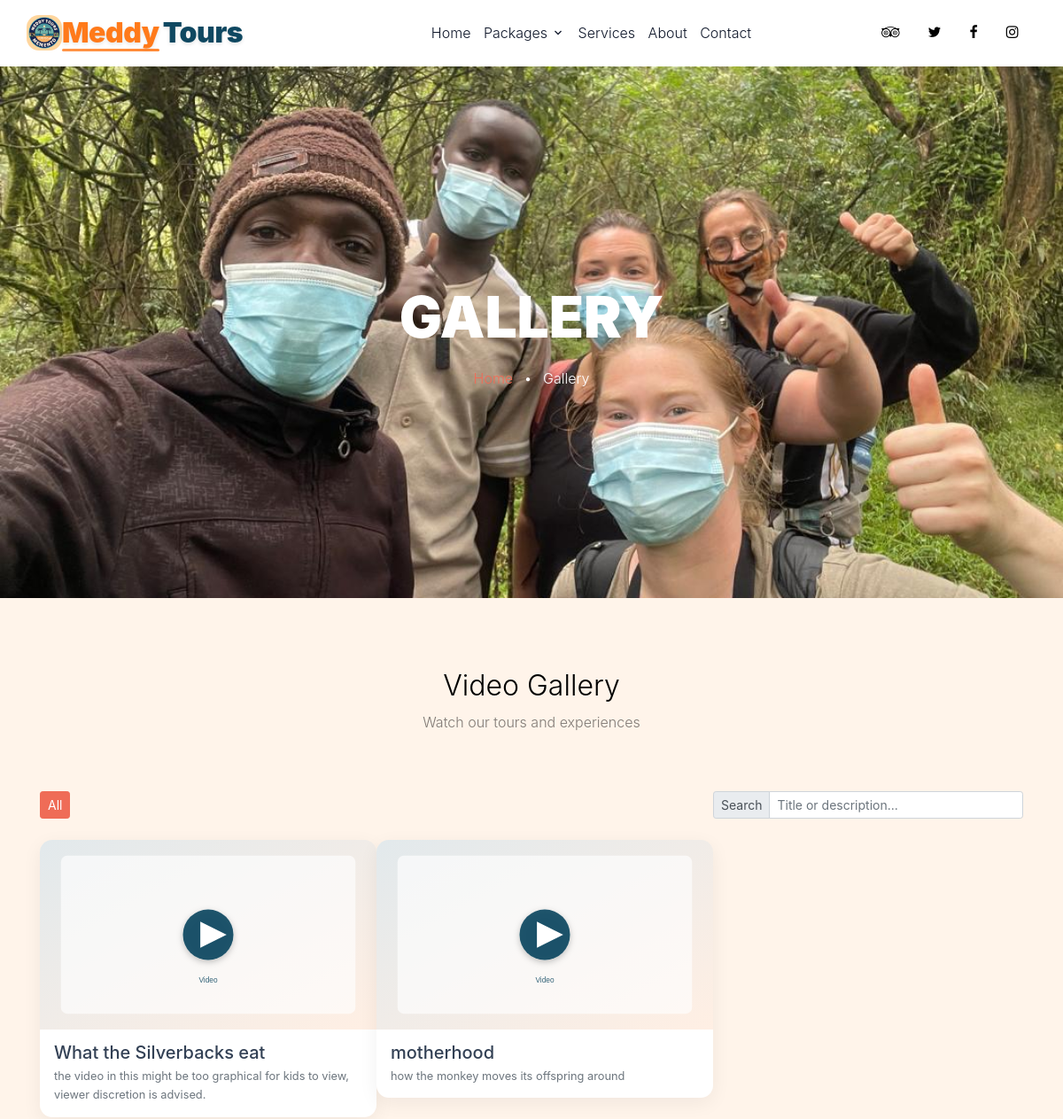
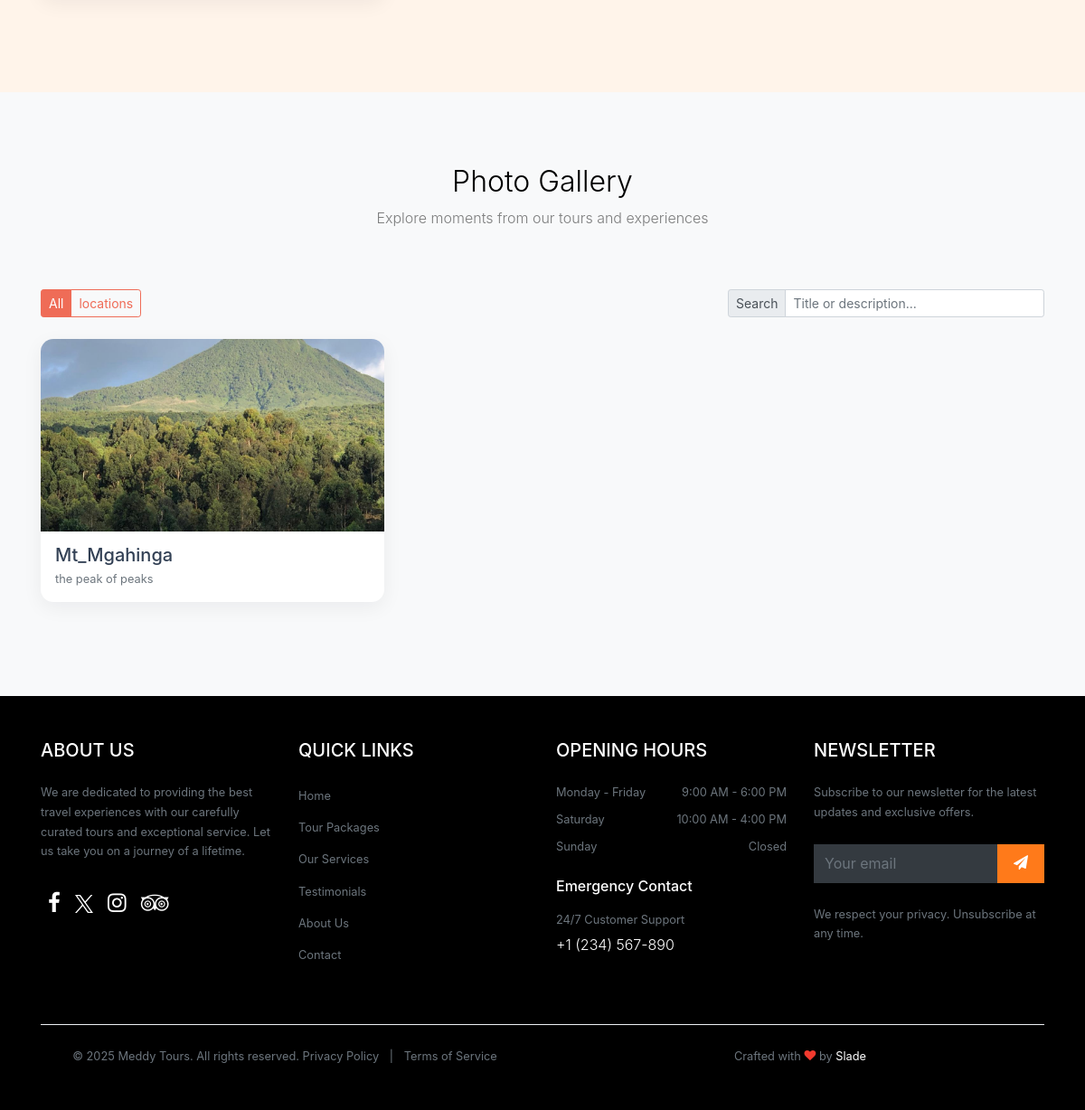
The page /videos.html/ on the database its author committed (2 pictures, top to bottom).
### meddy_tourguides/models.py (models this page shows, shortened)
class Video(models.Model):
    title = models.CharField(max_length=200)
    description = models.TextField(blank=True)
    video_file = models.FileField(upload_to='videos/')
    thumbnail = models.FileField(upload_to='video_thumbs/', blank=True, validators=[FileExtensionValidator(["jpg","jpeg","png","gif","webp"])])
    category = models.CharField(max_length=100, blank=True, null=True)
    created_at = models.DateTimeField(auto_now_add=True)

class Image(models.Model):
    title = models.CharField(max_length=200)
    description = models.TextField(blank=True)
    image = models.FileField(upload_to='gallery_images/', validators=[FileExtensionValidator(["jpg","jpeg","png","gif","webp"])])
    category = models.CharField(max_length=100, blank=True, null=True)
    created_at = models.DateTimeField(auto_now_add=True)
    class Meta:
        ordering = ['-created_at']

### meddy_tourguides/views.py (the view)
# urls.py: path('videos.html/', views.videos, name='videos'),
def videos(request):
    videos = Video.objects.all().order_by('-created_at')
    images = Image.objects.all().order_by('-created_at')
    video_categories = Video.objects.exclude(category__isnull=True).exclude(category='').values_list('category', flat=True).distinct()
    image_categories = Image.objects.exclude(category__isnull=True).exclude(category='').values_list('category', flat=True).distinct()
    all_categories = sorted(list(set(list(video_categories) + list(image_categories))))
    context = {
        'videos': videos,
        'images': images,
        'all_categories': all_categories,
    }
    return render(request, 'videos.html', context)

### templates/videos.html (shortened to what this page needs)
{% load static %}
<!DOCTYPE html>
<html lang="en">
  <head>
    <link rel="stylesheet" href="{% static 'fonts/icomoon/style.css' %}">
    <link rel="stylesheet" href="{% static 'css/bootstrap.min.css' %}">
    <link rel="stylesheet" href="{% static 'css/style.css' %}">
  </head>
  <body>
    <div class="site-wrap">
      <header class="site-navbar py-1" role="banner">
        <div class="container">
          <div class="row align-items-center">
            <div class="col-8 col-xl-3">
              <h1 class="mb-0 site-logo"><a href="{% url 'index' %}" class="h2 mb-0 d-flex align-items-center" aria-label="Meddy Tours"><img src="{% static 'images/logo.jpg' %}" class="img-fluid me-2" alt="Meddy Tours Logo" style="height: 40px; width: auto;"><span class="brand-accent">Meddy</span> <span class="brand-primary">Tours</span></a></h1>
            </div>
            <div class="col-12 col-xl-7 d-none d-xl-block">
              <nav class="site-navigation position-relative text-right text-lg-center" role="navigation">
                <ul class="site-menu js-clone-nav mx-auto d-none d-lg-block">
                  <li>
                    <a href="{% url 'index' %}">Home</a>
                  </li>
                  <li class="has-children">
                    <a href="{% url 'packages' %}">Packages</a>
                  </li>
                  <li><a href="{% url 'services' %}">Services</a></li>
                  <li><a href="{% url 'about' %}">About</a></li>
                  <li><a href="{% url 'contact' %}">Contact</a></li>
                </ul>
              </nav>
            </div>
            <div class="col-4 col-xl-2 text-right">
              <div class="d-none d-xl-inline-block">
                <ul class="site-menu js-clone-nav ml-auto list-unstyled d-flex text-right mb-0" data-class="social">
                  <li>
                    <a href="#" class="pl-0 pr-3 text-black"><span class="icon-tripadvisor"></span></a>
                  </li>
                  <li>
                    <a href="#" class="pl-3 pr-3 text-black"><span class="icon-twitter"></span></a>
                  </li>
                  <li>
                    <a href="#" class="pl-3 pr-3 text-black"><span class="icon-facebook"></span></a>
                  </li>
                  <li>
                    <a href="#" class="pl-3 pr-3 text-black"><span class="icon-instagram"></span></a>
                  </li>
                </ul>
              </div>
            </div>
          </div>
        </div>
      </header>
      <div class="site-blocks-cover inner-page-cover" style="background-image: url({% static 'images/experience.jpg' %});" data-aos="fade" data-stellar-background-ratio="0.5">
        <div class="container">
          <div class="row align-items-center justify-content-center text-center">
            <div class="col-md-8" data-aos="fade-up" data-aos-delay="400">
              <h1 class="hero-title">Gallery</h1>
              <div><a href="{% url 'index' %}">Home</a> <span class="mx-2 text-white">&bullet;</span> <span class="text-white">Gallery</span></div>
            </div>
          </div>
        </div>
      </div>
      <div class="site-section">
        <div class="container">
          <div class="row justify-content-center mb-5">
            <div class="col-md-7 text-center">
              <h2 class="font-weight-light text-black">Video Gallery</h2>
              <p class="color-black-opacity-5">Watch our tours and experiences</p>
            </div>
          </div>
          <div class="gallery-controls mb-4" data-page-size="9">
            <div class="row align-items-center">
              <div class="col-md-8 mb-3 mb-md-0">
                <div class="btn-group btn-group-sm gallery-filters" role="group" aria-label="Gallery filters">
                  <button type="button" class="btn btn-outline-primary active" data-filter="*">All</button>
                </div>
              </div>
              <div class="col-md-4">
                <div class="input-group input-group-sm">
                  <div class="input-group-prepend"><span class="input-group-text">Search</span></div>
                  <input id="gallery-search" type="text" class="form-control" placeholder="Title or description..." aria-label="Search gallery">
                </div>
              </div>
            </div>
          </div>
          <div class="gallery-wrap">
          <div class="gallery-grid" id="gallery-grid">
            {% for v in videos %}
            <div class="gallery-card" data-aos="fade-up" data-category="{{ v.category|default:'Uncategorized' }}" data-title="{{ v.title|default:'' }}" data-desc="{{ v.description|default:'' }}">
              <a href="#video-popup-{{ forloop.counter }}" class="gallery-link popup-video" data-title="{{ v.title }}">
                {% if v.thumbnail %}
                  <img loading="lazy" sizes="(min-width: 1400px) 320px, (min-width: 992px) 280px, (min-width: 576px) 45vw, 90vw" src="{{ v.thumbnail.url }}" class="gallery-thumb" alt="{{ v.title }} thumbnail" onerror="this.onerror=null; this.src='{% static 'images/video_fallback.svg' %}';">
                {% else %}
                  <img loading="lazy" sizes="(min-width: 1400px) 320px, (min-width: 992px) 280px, (min-width: 576px) 45vw, 90vw" src="{% static 'images/video_fallback.svg' %}" class="gallery-thumb" alt="{{ v.title }} thumbnail">
                {% endif %}
              </a>
              <div class="gallery-meta">
                <h5 class="mb-1">{{ v.title }}</h5>
                {% if v.description %}<p class="mb-0 text-muted small">{{ v.description|truncatewords:20 }}</p>{% endif %}
              </div>
            </div>
            {% empty %}
            <div class="col-12 text-center">
              <p>No videos uploaded yet.</p>
            </div>
            {% endfor %}
          </div>
          </div>
        </div>
      </div>
      <div class="site-section bg-light">
        <div class="container">
          <div class="row justify-content-center mb-5">
            <div class="col-md-7 text-center">
              <h2 class="font-weight-light text-black">Photo Gallery</h2>
              <p class="color-black-opacity-5">Explore moments from our tours and experiences</p>
            </div>
          </div>
          <div class="gallery-controls mb-4" data-page-size="12">
            <div class="row align-items-center">
              <div class="col-md-8 mb-3 mb-md-0">
                <div class="btn-group btn-group-sm gallery-filters" role="group" aria-label="Image gallery filters">
                  <button type="button" class="btn btn-outline-primary active" data-filter="*">All</button>
                  {% for category in all_categories %}
                  <button type="button" class="btn btn-outline-primary" data-filter=".{{ category|slugify }}">{{ category }}</button>
                  {% endfor %}
                </div>
              </div>
              <div class="col-md-4">
                <div class="input-group input-group-sm">
                  <div class="input-group-prepend"><span class="input-group-text">Search</span></div>
                  <input id="image-gallery-search" type="text" class="form-control" placeholder="Title or description..." aria-label="Search image gallery">
                </div>
              </div>
            </div>
          </div>
          <div class="gallery-wrap">
            <div class="gallery-grid" id="image-gallery-grid">
              {% for img in images %}
              <div class="gallery-card" data-aos="fade-up" data-category="{{ img.category|default:'Uncategorized' }}" data-title="{{ img.title|default:'' }}" data-desc="{{ img.description|default:'' }}">
                <a href="{{ img.image.url }}" class="gallery-link" data-title="{{ img.title }}">
                  <img loading="lazy"
                       sizes="(min-width: 1400px) 320px, (min-width: 992px) 280px, (min-width: 576px) 45vw, 90vw"
                       src="{{ img.image.url }}"
                       onerror="this.onerror=null; this.src='{% static 'images/fallback.svg' %}';"
                       class="gallery-thumb"
                       alt="{{ img.title }}">
                </a>
                <div class="gallery-meta">
                  <h5 class="mb-1">{{ img.title }}</h5>
                  {% if img.description %}<p class="mb-0 text-muted small">{{ img.description|truncatewords:15 }}</p>{% endif %}
                </div>
              </div>
              {% empty %}
              <div class="col-12 text-center">
                <p>No images uploaded yet.</p>
              </div>
              {% endfor %}
            </div>
          </div>
        </div>
      </div>
  <div class="footer-bleed">
  <footer class="site-footer bg-black text-white py-5">
      <div class="container">
        <div class="row">
          <div class="col-lg-3 col-md-6">
            <div class="mb-4">
              <h3 class="h5 mb-4 text-uppercase">About Us</h3>
              <p class="text-muted small">We are dedicated to providing the best travel experiences with our carefully curated tours and exceptional service. Let us take you on a journey of a lifetime.</p>
            </div>
            <div class="d-flex py-2">
              <a href="#" class="text-white me-4 px-2" aria-label="Facebook"><span class="icon-facebook h4"></span></a>
              <a href="#" class="text-white me-4 px-2" aria-label="X">
  <svg width="20" height="20" viewBox="0 0 24 24" fill="currentColor">
    <path d="M14.258 10.152L23.176 0h-2.113l-7.747 8.813L7.133 0H0l9.352 13.328L0 23.973h2.113l8.176-9.309 6.531 9.309h7.133zm-2.895 3.293l-.949-1.328L2.875 1.56h3.246l6.086 8.523.945 1.328 7.91 11.078h-3.246zm0 0"/>
  </svg>
</a>
              <a href="#" class="text-white me-4 px-2" aria-label="Instagram"><span class="icon-instagram h4"></span></a>
              <a href="#" class="text-white px-2" aria-label="TripAdvisor"><span class="icon-tripadvisor h4"></span></a>
            </div>
          </div>
          <div class="col-lg-3 col-md-6">
            <h3 class="h5 mb-4 text-uppercase">Quick Links</h3>
            <ul class="list-unstyled">
              <li class="mb-2"><a href="{% url 'index' %}" class="text-muted text-decoration-none small">Home</a></li>
              <li class="mb-2"><a href="{% url 'packages' %}" class="text-muted text-decoration-none small">Tour Packages</a></li>
              <li class="mb-2"><a href="{% url 'services' %}" class="text-muted text-decoration-none small">Our Services</a></li>
              <li class="mb-2"><a href="{% url 'testimonial' %}" class="text-muted text-decoration-none small">Testimonials</a></li>
              <li class="mb-2"><a href="{% url 'about' %}" class="text-muted text-decoration-none small">About Us</a></li>
              <li class="mb-2"><a href="{% url 'contact' %}" class="text-muted text-decoration-none small">Contact</a></li>
            </ul>
          </div>
          <div class="col-lg-3 col-md-6">
            <h3 class="h5 mb-4 text-uppercase">Opening Hours</h3>
            <ul class="list-unstyled text-muted small">
              <li class="d-flex justify-content-between mb-2">
                <span>Monday - Friday</span>
                <span>9:00 AM - 6:00 PM</span>
              </li>
              <li class="d-flex justify-content-between mb-2">
                <span>Saturday</span>
                <span>10:00 AM - 4:00 PM</span>
              </li>
              <li class="d-flex justify-content-between">
                <span>Sunday</span>
                <span>Closed</span>
              </li>
            </ul>
            <div class="mt-4">
              <h4 class="h6 mb-3">Emergency Contact</h4>
              <p class="small text-muted mb-1">24/7 Customer Support</p>
              <a href="tel:+1234567890" class="text-white text-decoration-none">+1 (234) 567-890</a>
            </div>
          </div>
          <div class="col-lg-3 col-md-6">
            <h3 class="h5 mb-4 text-uppercase">Newsletter</h3>
            <p class="text-muted small mb-4">Subscribe to our newsletter for the latest updates and exclusive offers.</p>
            <form action="#" method="post" class="mb-4">
              <div class="input-group mb-3">
                <input type="email" class="form-control bg-dark border-0 text-white" placeholder="Your email" aria-label="Your email" required>
                <button class="btn btn-primary px-3" type="submit">
                  <span class="icon-paper-plane"></span>
                </button>
              </div>
            </form>
            <p class="small text-muted mb-0">We respect your privacy. Unsubscribe at any time.</p>
          </div>
        </div>
        <div class="border-top border-dark mt-5 pt-4">
          <div class="row align-items-center">
            <div class="col-md-6 text-center text-md-start mb-3 mb-md-0">
              <p class="mb-0 small text-muted">
                &copy; <script>document.write(new Date().getFullYear());</script> Meddy Tours. All rights reserved.
                <a href="#" class="text-muted text-decoration-none ms-2">Privacy Policy</a>
                <span class="mx-2">|</span>
                <a href="#" class="text-muted text-decoration-none">Terms of Service</a>
              </p>
            </div>
            <div class="col-md-6 text-center text-md-end">
              <p class="mb-0 small text-muted">
                Crafted with <i class="icon-heart text-danger"></i> by
                <a href="https://x.com/SladePhantom7?t=1JYpg5QBnk8i2AKyLJK-_g&s=09" target="_blank" class="text-white text-decoration-none">Slade</a>
              </p>
            </div>
          </div>
        </div>
      </div>
    </footer>
  </div>
  </body>
</html>

### rows shown on the page
Video: title "What the Silverbacks eat", description "the video in this might be too graphical for kids to view, viewer discretion is advised."
Video: title "motherhood", description "how the monkey moves its offspring around"
Image: image (picture), title "Mt_Mgahinga", description "the peak of peaks"

### other values the page prints
{{ category }} "locations"
